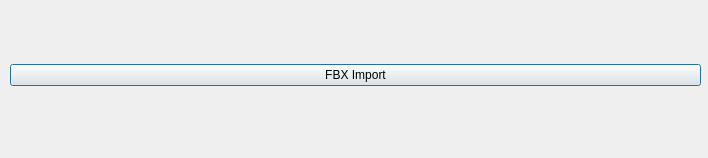
<?xml version="1.0" encoding="UTF-8"?>
<ui version="4.0">
 <class>Dialog</class>
 <widget class="QDialog" name="Dialog">
  <property name="geometry">
   <rect>
    <x>0</x>
    <y>0</y>
    <width>708</width>
    <height>158</height>
   </rect>
  </property>
  <property name="windowTitle">
   <string>Dialog</string>
  </property>
  <widget class="QWidget" name="verticalLayoutWidget">
   <property name="geometry">
    <rect>
     <x>10</x>
     <y>10</y>
     <width>691</width>
     <height>131</height>
    </rect>
   </property>
   <layout class="QVBoxLayout" name="verticalLayout">
    <item>
     <widget class="QPushButton" name="pushButton">
      <property name="text">
       <string>FBX Import</string>
      </property>
     </widget>
    </item>
   </layout>
  </widget>
 </widget>
 <resources/>
 <connections/>
</ui>
